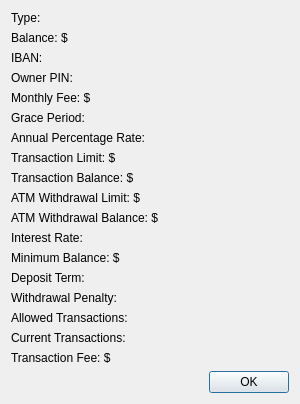
<?xml version="1.0" encoding="UTF-8"?>
<ui version="4.0">
 <class>accountFindDialog</class>
 <widget class="QDialog" name="accountFindDialog">
  <property name="geometry">
   <rect>
    <x>0</x>
    <y>0</y>
    <width>300</width>
    <height>390</height>
   </rect>
  </property>
  <property name="windowTitle">
   <string>Find Account</string>
  </property>
  <layout class="QGridLayout" name="gridLayout">
   <item row="8" column="0">
    <widget class="QLabel" name="debitTransactionBalance">
     <property name="text">
      <string>Transaction Balance: $</string>
     </property>
    </widget>
   </item>
   <item row="11" column="0">
    <widget class="QLabel" name="debitAtmBalance">
     <property name="text">
      <string>ATM Withdrawal Balance: $</string>
     </property>
    </widget>
   </item>
   <item row="19" column="0">
    <widget class="QLabel" name="moneyTransactionFee">
     <property name="text">
      <string>Transaction Fee: $</string>
     </property>
     <property name="alignment">
      <set>Qt::AlignLeading|Qt::AlignLeft|Qt::AlignVCenter</set>
     </property>
    </widget>
   </item>
   <item row="5" column="0">
    <widget class="QLabel" name="creditGracePeriod">
     <property name="text">
      <string>Grace Period: </string>
     </property>
     <property name="alignment">
      <set>Qt::AlignLeading|Qt::AlignLeft|Qt::AlignVCenter</set>
     </property>
    </widget>
   </item>
   <item row="6" column="0">
    <widget class="QLabel" name="creditAnnualRate">
     <property name="text">
      <string>Annual Percentage Rate: </string>
     </property>
     <property name="alignment">
      <set>Qt::AlignLeading|Qt::AlignLeft|Qt::AlignVCenter</set>
     </property>
    </widget>
   </item>
   <item row="13" column="0">
    <widget class="QLabel" name="savingsInterestRate">
     <property name="text">
      <string>Interest Rate: </string>
     </property>
     <property name="alignment">
      <set>Qt::AlignLeading|Qt::AlignLeft|Qt::AlignVCenter</set>
     </property>
    </widget>
   </item>
   <item row="14" column="0">
    <widget class="QLabel" name="savingsMinimumBalance">
     <property name="text">
      <string>Minimum Balance: $</string>
     </property>
     <property name="alignment">
      <set>Qt::AlignLeading|Qt::AlignLeft|Qt::AlignVCenter</set>
     </property>
    </widget>
   </item>
   <item row="15" column="0">
    <widget class="QLabel" name="certificateDepositTerm">
     <property name="text">
      <string>Deposit Term: </string>
     </property>
     <property name="alignment">
      <set>Qt::AlignLeading|Qt::AlignLeft|Qt::AlignVCenter</set>
     </property>
    </widget>
   </item>
   <item row="16" column="0">
    <widget class="QLabel" name="certificateWithdrawalPenalty">
     <property name="text">
      <string>Withdrawal Penalty: </string>
     </property>
     <property name="alignment">
      <set>Qt::AlignLeading|Qt::AlignLeft|Qt::AlignVCenter</set>
     </property>
    </widget>
   </item>
   <item row="17" column="0">
    <widget class="QLabel" name="moneyAllowedTransactions">
     <property name="text">
      <string>Allowed Transactions: </string>
     </property>
     <property name="alignment">
      <set>Qt::AlignLeading|Qt::AlignLeft|Qt::AlignVCenter</set>
     </property>
    </widget>
   </item>
   <item row="0" column="0">
    <widget class="QLabel" name="accountFindType">
     <property name="text">
      <string>Type: </string>
     </property>
     <property name="alignment">
      <set>Qt::AlignLeading|Qt::AlignLeft|Qt::AlignVCenter</set>
     </property>
    </widget>
   </item>
   <item row="1" column="0">
    <widget class="QLabel" name="accountFindBalance">
     <property name="text">
      <string>Balance: $</string>
     </property>
     <property name="alignment">
      <set>Qt::AlignLeading|Qt::AlignLeft|Qt::AlignVCenter</set>
     </property>
    </widget>
   </item>
   <item row="2" column="0">
    <widget class="QLabel" name="accountFindIban">
     <property name="text">
      <string>IBAN: </string>
     </property>
     <property name="alignment">
      <set>Qt::AlignLeading|Qt::AlignLeft|Qt::AlignVCenter</set>
     </property>
    </widget>
   </item>
   <item row="3" column="0">
    <widget class="QLabel" name="accountFindOwner">
     <property name="text">
      <string>Owner PIN: </string>
     </property>
     <property name="alignment">
      <set>Qt::AlignLeading|Qt::AlignLeft|Qt::AlignVCenter</set>
     </property>
     <property name="textInteractionFlags">
      <set>Qt::LinksAccessibleByMouse|Qt::TextSelectableByMouse</set>
     </property>
    </widget>
   </item>
   <item row="4" column="0">
    <widget class="QLabel" name="checkingMonthlyFee">
     <property name="text">
      <string>Monthly Fee: $</string>
     </property>
     <property name="alignment">
      <set>Qt::AlignLeading|Qt::AlignLeft|Qt::AlignVCenter</set>
     </property>
    </widget>
   </item>
   <item row="20" column="0">
    <widget class="QDialogButtonBox" name="accountFindBox">
     <property name="orientation">
      <enum>Qt::Horizontal</enum>
     </property>
     <property name="standardButtons">
      <set>QDialogButtonBox::Ok</set>
     </property>
    </widget>
   </item>
   <item row="10" column="0">
    <widget class="QLabel" name="debitAtmLimit">
     <property name="text">
      <string>ATM Withdrawal Limit: $</string>
     </property>
     <property name="alignment">
      <set>Qt::AlignLeading|Qt::AlignLeft|Qt::AlignVCenter</set>
     </property>
    </widget>
   </item>
   <item row="7" column="0">
    <widget class="QLabel" name="debitTransactionLimit">
     <property name="text">
      <string>Transaction Limit: $</string>
     </property>
     <property name="alignment">
      <set>Qt::AlignLeading|Qt::AlignLeft|Qt::AlignVCenter</set>
     </property>
    </widget>
   </item>
   <item row="18" column="0">
    <widget class="QLabel" name="moneyCurrentTransactions">
     <property name="text">
      <string>Current Transactions: </string>
     </property>
    </widget>
   </item>
  </layout>
 </widget>
 <resources/>
 <connections>
  <connection>
   <sender>accountFindBox</sender>
   <signal>accepted()</signal>
   <receiver>accountFindDialog</receiver>
   <slot>accept()</slot>
   <hints>
    <hint type="sourcelabel">
     <x>248</x>
     <y>254</y>
    </hint>
    <hint type="destinationlabel">
     <x>157</x>
     <y>274</y>
    </hint>
   </hints>
  </connection>
  <connection>
   <sender>accountFindBox</sender>
   <signal>rejected()</signal>
   <receiver>accountFindDialog</receiver>
   <slot>reject()</slot>
   <hints>
    <hint type="sourcelabel">
     <x>316</x>
     <y>260</y>
    </hint>
    <hint type="destinationlabel">
     <x>286</x>
     <y>274</y>
    </hint>
   </hints>
  </connection>
 </connections>
</ui>
